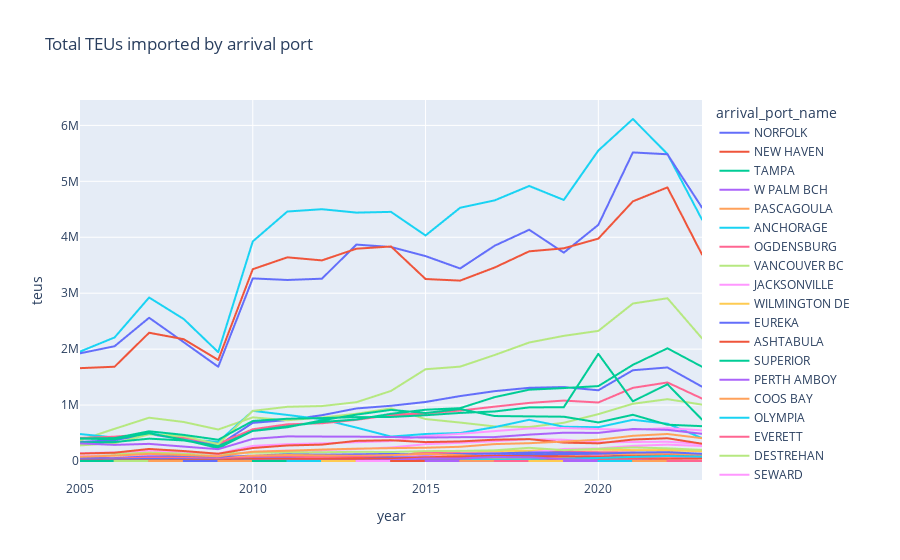

The code cell stored with this chart in its notebook:
### Code cell
volumes_over_time_plotly(imports_lzdf.with_columns(pl.col('teus').replace(0,2)), 'year', 'arrival_port_name', 'teus', title='Total TEUs imported by arrival port')
